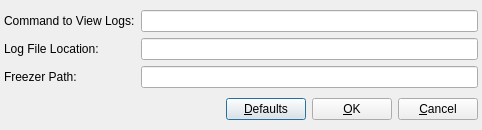
<ui version="4.0" >
 <author></author>
 <comment></comment>
 <exportmacro></exportmacro>
 <class>SettingsDialogBase</class>
 <widget class="QDialog" name="SettingsDialogBase" >
  <property name="geometry" >
   <rect>
    <x>0</x>
    <y>0</y>
    <width>482</width>
    <height>130</height>
   </rect>
  </property>
  <property name="sizePolicy" >
   <sizepolicy>
    <hsizetype>5</hsizetype>
    <vsizetype>0</vsizetype>
    <horstretch>0</horstretch>
    <verstretch>0</verstretch>
   </sizepolicy>
  </property>
  <property name="maximumSize" >
   <size>
    <width>32767</width>
    <height>355</height>
   </size>
  </property>
  <property name="windowTitle" >
   <string>Burner Client Settings</string>
  </property>
  <property name="windowIcon" >
   <iconset/>
  </property>
  <property name="sizeGripEnabled" >
   <bool>false</bool>
  </property>
  <layout class="QVBoxLayout" >
   <property name="margin" >
    <number>4</number>
   </property>
   <property name="spacing" >
    <number>4</number>
   </property>
   <item>
    <layout class="QGridLayout" >
     <property name="margin" >
      <number>0</number>
     </property>
     <property name="spacing" >
      <number>6</number>
     </property>
     <item row="0" column="0" >
      <widget class="QLabel" name="textLabel2_2" >
       <property name="text" >
        <string>Command to View Logs:</string>
       </property>
      </widget>
     </item>
     <item row="2" column="0" >
      <widget class="QLabel" name="textLabel1_4" >
       <property name="text" >
        <string>Freezer Path:</string>
       </property>
      </widget>
     </item>
     <item row="1" column="0" >
      <widget class="QLabel" name="textLabel1_3" >
       <property name="text" >
        <string>Log File Location:</string>
       </property>
      </widget>
     </item>
     <item row="0" column="1" >
      <widget class="QLineEdit" name="mLogCommand" />
     </item>
     <item row="1" column="1" >
      <widget class="QLineEdit" name="mClientLogFile" />
     </item>
     <item row="2" column="1" >
      <widget class="QLineEdit" name="mAFPath" />
     </item>
    </layout>
   </item>
   <item>
    <layout class="QHBoxLayout" >
     <property name="margin" >
      <number>0</number>
     </property>
     <property name="spacing" >
      <number>6</number>
     </property>
     <item>
      <spacer>
       <property name="orientation" >
        <enum>Qt::Horizontal</enum>
       </property>
       <property name="sizeType" >
        <enum>QSizePolicy::Expanding</enum>
       </property>
       <property name="sizeHint" >
        <size>
         <width>190</width>
         <height>20</height>
        </size>
       </property>
      </spacer>
     </item>
     <item>
      <widget class="QPushButton" name="DefaultsButton" >
       <property name="text" >
        <string>&amp;Defaults</string>
       </property>
      </widget>
     </item>
     <item>
      <widget class="QPushButton" name="OKButton" >
       <property name="text" >
        <string>&amp;OK</string>
       </property>
      </widget>
     </item>
     <item>
      <widget class="QPushButton" name="CancelButton" >
       <property name="text" >
        <string>&amp;Cancel</string>
       </property>
       <property name="shortcut" >
        <string>Alt+C</string>
       </property>
      </widget>
     </item>
    </layout>
   </item>
  </layout>
 </widget>
 <layoutdefault spacing="6" margin="11" />
 <pixmapfunction></pixmapfunction>
 <resources/>
 <connections>
  <connection>
   <sender>OKButton</sender>
   <signal>clicked()</signal>
   <receiver>SettingsDialogBase</receiver>
   <slot>accept()</slot>
   <hints>
    <hint type="sourcelabel" >
     <x>344</x>
     <y>112</y>
    </hint>
    <hint type="destinationlabel" >
     <x>347</x>
     <y>131</y>
    </hint>
   </hints>
  </connection>
  <connection>
   <sender>CancelButton</sender>
   <signal>clicked()</signal>
   <receiver>SettingsDialogBase</receiver>
   <slot>reject()</slot>
   <hints>
    <hint type="sourcelabel" >
     <x>433</x>
     <y>108</y>
    </hint>
    <hint type="destinationlabel" >
     <x>440</x>
     <y>126</y>
    </hint>
   </hints>
  </connection>
 </connections>
</ui>
